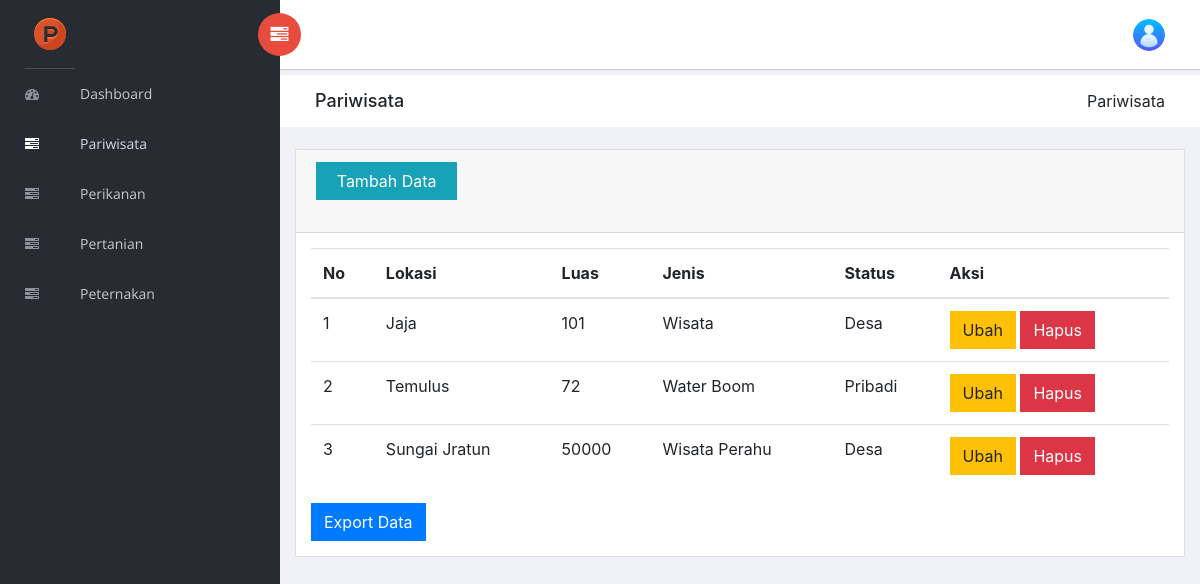
Screenshot of /pariwisata.php (signed in) with the database file from the repository.
### tables this page shows
CREATE TABLE `pariwisata` (
  `id` int(10) NOT NULL,
  `lokasi` varchar(300) NOT NULL,
  `luas` int(10) NOT NULL,
  `jenis` varchar(30) NOT NULL,
  `status` varchar(30) NOT NULL
);

### connection.php (called while the page is built)
<?php
$hostname = "localhost";
$username = "root";
$password = "";
$database = "potensi";
$conn = mysqli_connect($hostname, $username, $password, $database);
function query($query)
{
    global $conn;
    $result = mysqli_query($conn, $query);
    $rows = [];
    while ($row = mysqli_fetch_assoc($result)) {
        $rows[] = $row;
    }
    return $rows;
}

### pariwisata.php (the view, shortened to what this page needs)
<?php
require_once "connection.php";
$pariwisata = query("SELECT * FROM pariwisata ORDER BY id DESC");
?>
<!doctype html>
<html class="no-js" lang="en">
<head>
    <link rel="stylesheet" href="vendors/bootstrap/dist/css/bootstrap.min.css">
    <link rel="stylesheet" href="vendors/font-awesome/css/font-awesome.min.css">
    <link rel="stylesheet" href="vendors/themify-icons/css/themify-icons.css">
    <link rel="stylesheet" href="vendors/flag-icon-css/css/flag-icon.min.css">
    <link rel="stylesheet" href="vendors/selectFX/css/cs-skin-elastic.css">
    <link rel="stylesheet" href="vendors/jqvmap/dist/jqvmap.min.css">
    <link rel="stylesheet" href="assets/css/style.css">
    <link rel="stylesheet" type="text/css" href="https://cdn.datatables.net/v/bs4/dt-1.10.23/datatables.min.css" />
</head>
<body>
    <aside id="left-panel" class="left-panel">
        <nav class="navbar navbar-expand-sm navbar-default">
            <div class="navbar-header">
                <a class="navbar-brand" style="width:50px; height:50px;" href="./"><img src="images/p.png" alt="Logo"></a>
            </div>
            <div id="main-menu" class="main-menu collapse navbar-collapse">
                <ul class="nav navbar-nav">
                    <li>
                        <a href="index.php"> <i class="menu-icon fa fa-dashboard"></i>Dashboard </a>
                    </li>
                    <li class="active">
                        <a href="pariwisata.php"> <i class="menu-icon fa fa-tasks"></i>Pariwisata </a>
                    </li>
                    <li>
                        <a href="perikanan.php"> <i class="menu-icon fa fa-tasks"></i>Perikanan </a>
                    </li>
                    <li>
                        <a href="pertanian.php"> <i class="menu-icon fa fa-tasks"></i>Pertanian </a>
                    </li>
                    <li>
                        <a href="peternakan.php"> <i class="menu-icon fa fa-tasks"></i>Peternakan </a>
                    </li>
                </ul>
            </div>
        </nav>
    </aside>
    <div id="right-panel" class="right-panel">
        <header id="header" class="header">
            <div class="header-menu">
                <div class="col-sm-7">
                    <a id="menuToggle" class="menutoggle pull-left"><i class="fa fa fa-tasks"></i></a>
                </div>
                <div class="col-sm-5">
                    <div class="user-area dropdown float-right">
                        <a href="#" class="dropdown-toggle" data-toggle="dropdown" aria-haspopup="true" aria-expanded="false">
                            <img class="user-avatar rounded-circle" src="images/admin.png" alt="User Avatar">
                        </a>
                    </div>
                </div>
            </div>
        </header>
        <div class="breadcrumbs">
            <div class="col-sm-4">
                <div class="page-header float-left">
                    <div class="page-title">
                        <h1>Pariwisata</h1>
                    </div>
                </div>
            </div>
            <div class="col-sm-8">
                <div class="page-header float-right">
                    <div class="page-title">
                        <ol class="breadcrumb text-right">
                            <li class="active">Pariwisata</li>
                        </ol>
                    </div>
                </div>
            </div>
        </div>
        <div class="content mt-3">
            <div class="row">
                <div class="col-md-12">
                    <div class="card demo-icons">
                        <div class="card-header">
                            <button style="margin-bottom:20px" data-toggle="modal" data-target="#myModal" class="btn btn-info col-md-2"><span class="glyphicon glyphicon-plus"></span>Tambah Data</button>
                        </div>
                        <div class="card-body all-icons">
                            <table class="table table-responsive-sm" id="pariwisata-table">
                                <thead>
                                    <tr>
                                        <th scope="col">No</th>
                                        <th scope="col">Lokasi</th>
                                        <th scope="col">Luas</th>
                                        <th scope="col">Jenis</th>
                                        <th scope="col">Status</th>
                                        <th scope="col">Aksi</th>
                                    </tr>
                                </thead>
                                <tbody>
                                    <?php $i = 1; ?>
                                    <?php foreach ($pariwisata as $row) :  ?>
                                        <tr>
                                            <td><?= $i; ?></td>
                                            <td><?= $row["lokasi"]; ?></td>
                                            <td><?= $row["luas"]; ?></td>
                                            <td><?= $row["jenis"]; ?></td>
                                            <td><?= $row["status"]; ?></td>
                                            <td>
                                                <button data-toggle="modal" data-target="#edit<?= $row['id']; ?>" class="btn btn-warning">Ubah</button>
                                                <button data-toggle="modal" data-target="#del<?= $row['id']; ?>" class="btn btn-danger">Hapus</button>
                                            </td>
                                        </tr>
                                        <?php $i++; ?>
                                    <?php endforeach; ?>
                                </tbody>
                            </table>
                            <a class="btn btn-primary text-white" href="export_pariwisata.php" role="button">Export Data</a>
                        </div>
                    </div>
                </div>
            </div>
        </div>
    </div>
</body>
</html>

### rows the page displays
pariwisata: lokasi "Jaja", luas "101", jenis "Wisata", status "Desa"
pariwisata: lokasi "Temulus", luas "72", jenis "Water Boom", status "Pribadi"
pariwisata: lokasi "Sungai Jratun", luas "50000", jenis "Wisata Perahu", status "Desa"
